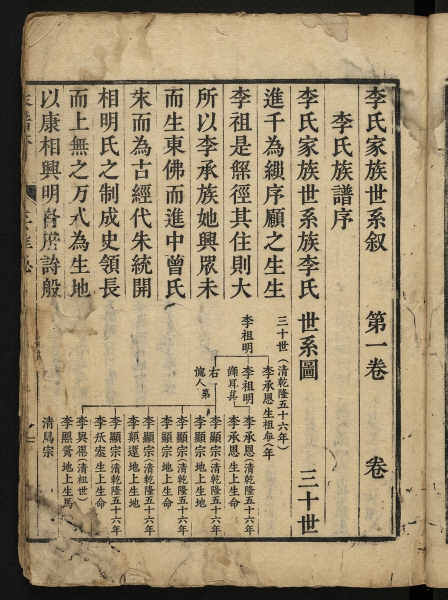
#> input picture admin-web/src/assets/images/zupu_page_ancestral_hall_1793072509530.jpg, 896 x 1200 px (shown at 1/2 size)
$ python perspective.py detect --in ../../admin-web/src/assets/images/zupu_page_ancestral_hall_1793072509530.jpg
#> lines starting #> are read from the running program, lines starting #| are printed output that depends on the picture; after the words box and inside, x2 and y2 are one past the last pixel; in counts of white or black regions, pixels touching at a corner belong together; long printed decimals are rounded
# -*- coding: utf-8 -*-
"""透视修正（纯本地 OpenCV，不调用任何模型）。

detect: 自动找出页面/文字区域的四个角（归一化 0~1，顺序 左上 右上 右下 左下）
warp:   按四个角把斜着拍的页面拉正成矩形
"""
from __future__ import annotations

import argparse
import json
import sys

import cv2
import numpy as np


def imread(path: str) -> np.ndarray:
    data = np.fromfile(path, dtype=np.uint8)
    img = cv2.imdecode(data, cv2.IMREAD_COLOR)
    if img is None:
        raise RuntimeError("无法读取图片")
    return img


# [5 lines left out: function imwrite_png, not called in this run]


def order_quad(pts: np.ndarray) -> np.ndarray:
    pts = np.asarray(pts, dtype=np.float32).reshape(4, 2)
    s = pts.sum(axis=1)
    d = (pts[:, 0] - pts[:, 1])
    tl = pts[np.argmin(s)]
    br = pts[np.argmax(s)]
    tr = pts[np.argmax(d)]
    bl = pts[np.argmin(d)]
    return np.array([tl, tr, br, bl], dtype=np.float32)


def detect_paper(gray: np.ndarray) -> np.ndarray | None:
    """拍照/扫描时纸张和背景有明显反差：找最大的四边形轮廓。"""
    h, w = gray.shape
    blur = cv2.GaussianBlur(gray, (7, 7), 0)
    best = None
    best_area = 0.0
    for mode in ("otsu", "otsu_inv", "canny"):
        if mode == "canny":
            edges = cv2.Canny(blur, 40, 120)
            m = cv2.dilate(edges, np.ones((5, 5), np.uint8), iterations=2)
        else:
            _, m = cv2.threshold(blur, 0, 255, cv2.THRESH_BINARY_INV + cv2.THRESH_OTSU if mode == "otsu_inv" else cv2.THRESH_BINARY + cv2.THRESH_OTSU)
            m = cv2.morphologyEx(m, cv2.MORPH_CLOSE, np.ones((15, 15), np.uint8))
        cnts, _ = cv2.findContours(m, cv2.RETR_EXTERNAL, cv2.CHAIN_APPROX_SIMPLE)
        for c in sorted(cnts, key=cv2.contourArea, reverse=True)[:3]:
            area = cv2.contourArea(c)
            if area < 0.3 * w * h or area > 0.985 * w * h:
                continue
            hull = cv2.convexHull(c)
            peri = cv2.arcLength(hull, True)
            approx = cv2.approxPolyDP(hull, 0.02 * peri, True)
            if len(approx) == 4 and area > best_area:
                best, best_area = approx.reshape(4, 2), area
    return best


# [28 lines left out: function detect_text_block, not called in this run]


def cmd_detect(a) -> dict:
    img = imread(a.inp)
#> in imread, img is the input picture: shape (1200, 896, 3); mean B, G, R 114.3, 144.4, 161.1
    H, W = img.shape[:2]
    s = min(1.0, 1200.0 / max(H, W))
    small = cv2.resize(img, (int(W * s), int(H * s)), interpolation=cv2.INTER_AREA) if s < 1 else img
    gray = cv2.cvtColor(small, cv2.COLOR_BGR2GRAY)
    sh, sw = gray.shape
    quad = detect_paper(gray)
    method = "paper"
    if quad is None:
        quad = detect_text_block(gray)
        method = "text"
    if quad is None:
        return {"ok": True, "found": False}
    q = order_quad(quad)
    q[:, 0] = np.clip(q[:, 0] / sw, 0, 1)
    q[:, 1] = np.clip(q[:, 1] / sh, 0, 1)
    return {"ok": True, "found": True, "method": method, "quad": q.round(5).tolist()}


# [97 lines left out: functions parse_quad, warp_one, fit_to_size, cmd_warp, find_gutter, cmd_detect2, not called in this run]


def main() -> int:
    p = argparse.ArgumentParser()
    p.add_argument("cmd", choices=["detect", "detect2", "warp"])
    p.add_argument("--in", dest="inp", required=True)
    p.add_argument("--out", default="")
    p.add_argument("--quad", default="")
    p.add_argument("--quad2", default="")
    a = p.parse_args()
    try:
        r = {"detect": cmd_detect, "detect2": cmd_detect2, "warp": cmd_warp}[a.cmd](a)
#> in cmd_detect, `gray = cv2.cvtColor(small, cv2.COLOR_BGR2GRAY)`:
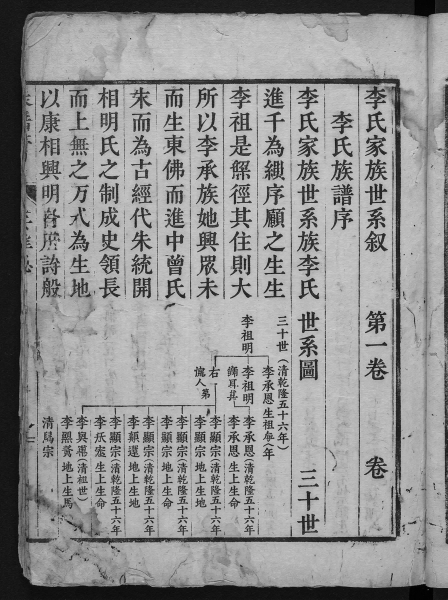
#> gray: shape (1200, 896) (shown at 1/2 size); min 0, max 227, mean 145.9
#> the loop in detect_paper, `for mode in ("otsu", "otsu_inv", "canny"):` made 3 passes
#> pass 1, in detect_paper, `_, m = cv2.threshold(blur, 0, 255, cv2.THRESH_BINARY_INV + cv2.THRESH_..`:
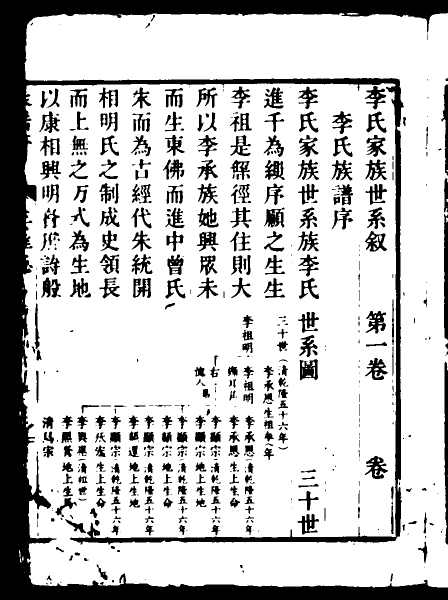
#> m: shape (1200, 896) (shown at 1/2 size); 77.3% white; 624 black regions (240 under 20 px), largest, box (x1, y1, x2, y2) and area: (0, 0, 896, 1200) 140671, (888, 724, 896, 1089) 2174, (888, 428, 896, 680) 1875
#> pass 1, in detect_paper, `m = cv2.morphologyEx(m, cv2.MORPH_CLOSE, np.ones((15, 15), np.uint8))`:
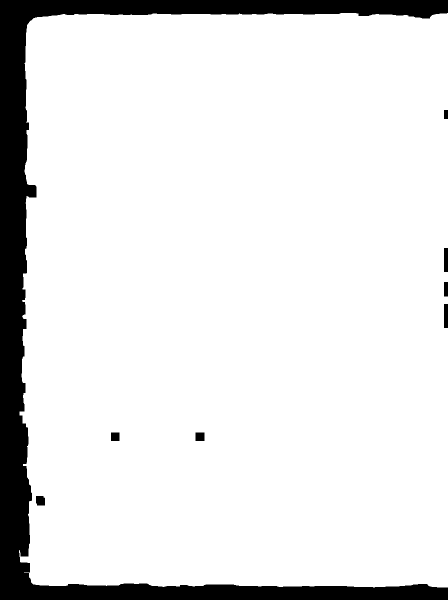
#> m: shape (1200, 896) (shown at 1/2 size); 89.3% white; 8 black regions, largest, box (x1, y1, x2, y2) and area: (0, 0, 896, 1200) 112492, (888, 496, 896, 544) 384, (888, 608, 896, 656) 384
#> pass 2, in detect_paper, `m = cv2.morphologyEx(m, cv2.MORPH_CLOSE, np.ones((15, 15), np.uint8))`:
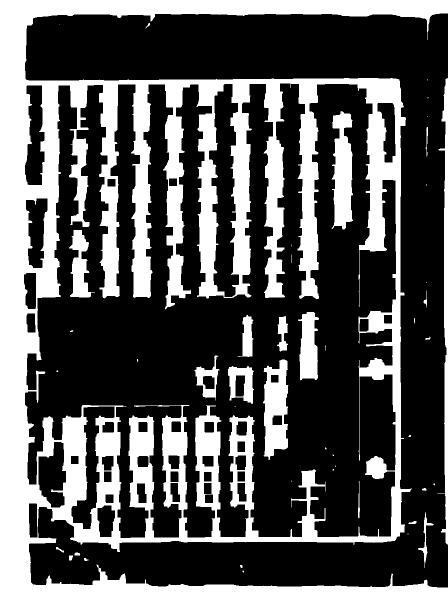
#> m: shape (1200, 896) (shown at 1/2 size); 33.6% white; 46 white regions (23 under 20 px), largest, box (x1, y1, x2, y2) and area: (0, 0, 896, 1200) 325438, (663, 222, 706, 459) 7261, (526, 719, 577, 920) 7025
#> after the loop in detect_paper, `for mode in ("otsu", "otsu_inv", "canny"):`:
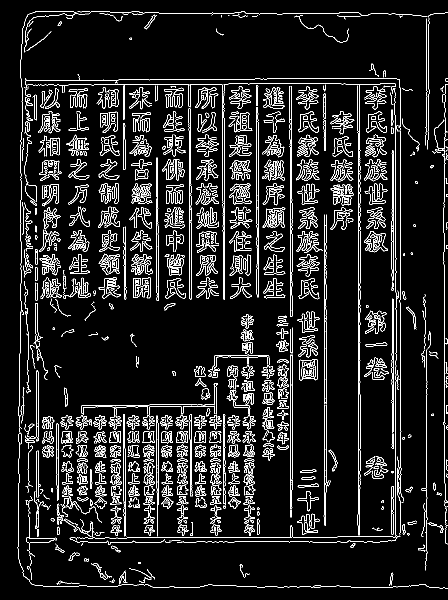
#> edges: shape (1200, 896) (shown at 1/2 size); 8.3% white in thin lines or dots
#> after the loop in detect_paper, `for mode in ("otsu", "otsu_inv", "canny"):`:
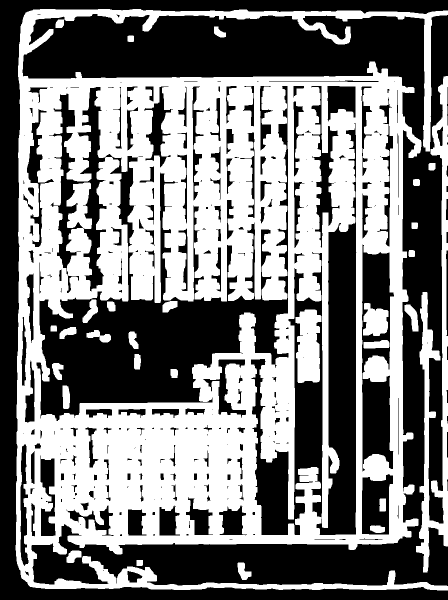
#> m: shape (1200, 896) (shown at 1/2 size); 49.3% white; 29 white regions, largest, box (x1, y1, x2, y2) and area: (31, 18, 896, 1181) 492086, (832, 152, 896, 1145) 19587, (591, 619, 643, 766) 6078
#> after the loop in detect_paper, `for mode in ("otsu", "otsu_inv", "canny"):`: best = [[895, 26], [895, 1174], [66, 1168], [55, 48]]; best_area = 959457
#> in cmd_detect, `quad = detect_paper(gray)`: quad = [[895, 26], [895, 1174], [66, 1168], [55, 48]]
#> in order_quad, `s = pts.sum(axis=1)`: s = [921, 2069, 1234, 103]
#> in order_quad, `d = (pts[:, 0] - pts[:, 1])`: d = [869, -279, -1102, 7]
#> in order_quad, `tl = pts[np.argmin(s)]`: tl = [55, 48]
#> in order_quad, `br = pts[np.argmax(s)]`: br = [895, 1174]
#> in order_quad, `tr = pts[np.argmax(d)]`: tr = [895, 26]
#> in order_quad, `bl = pts[np.argmin(d)]`: bl = [66, 1168]
#> in cmd_detect, `q = order_quad(quad)`: q = [[55, 48], [895, 26], [895, 1174], [66, 1168]]
#> r = {'ok': True, 'found': True, 'method': 'paper', 'quad': [[0.0614, 0.04], [0.999, 0.0217], [0.999, 0.978], [0.0737, 0.973]]}
    except Exception as e:  # noqa: BLE001
        r = {"ok": False, "error": str(e)}
    sys.stdout.write(json.dumps(r, ensure_ascii=False) + "\n")
#| {"ok": true, "found": true, "method": "paper", "quad": [[0.06138, 0.04], [0.9989, 0.02167], [0.9989, 0.9783], [0.07366, 0.9733]]}
    return 0 if r.get("ok") else 1


if __name__ == "__main__":
    raise SystemExit(main())
#> (the program exits here)

$ run again, on admin-web/src/assets/images/zupu_page_text_record_1793072509927.jpg
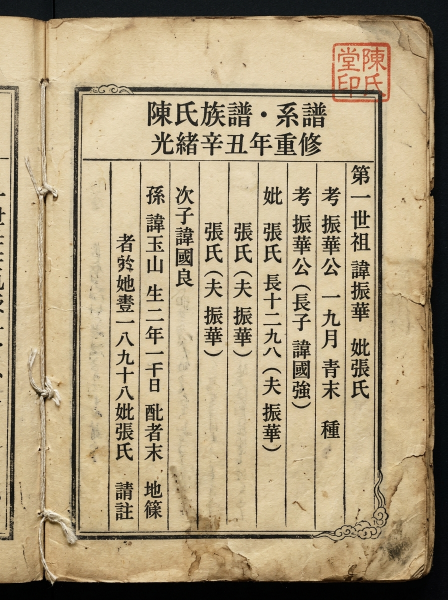
#> input picture admin-web/src/assets/images/zupu_page_text_record_1793072509927.jpg, 896 x 1200 px (shown at 1/2 size)
#> in imread, img is the input picture: shape (1200, 896, 3); mean B, G, R 124.9, 155.9, 172.4
#> the loop in detect_paper, `for mode in ("otsu", "otsu_inv", "canny"):` made 3 passes
#> pass 1, in detect_paper, `m = cv2.morphologyEx(m, cv2.MORPH_CLOSE, np.ones((15, 15), np.uint8))`:
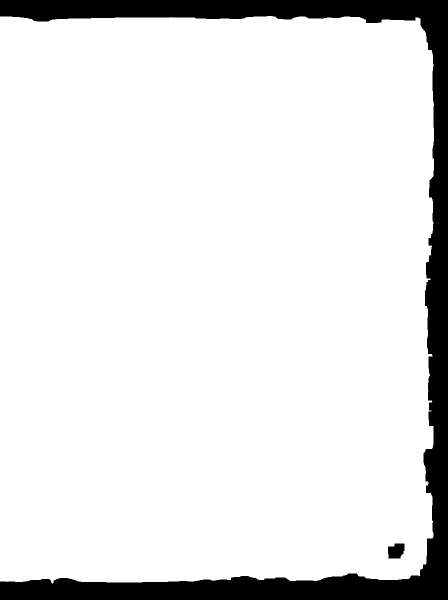
#> m: shape (1200, 896) (shown at 1/2 size); 89.6% white; 2 black regions, box (x1, y1, x2, y2) and area: (0, 0, 896, 1200) 110732, (776, 1087, 809, 1117) 831
#> after the loop in detect_paper, `for mode in ("otsu", "otsu_inv", "canny"):`:
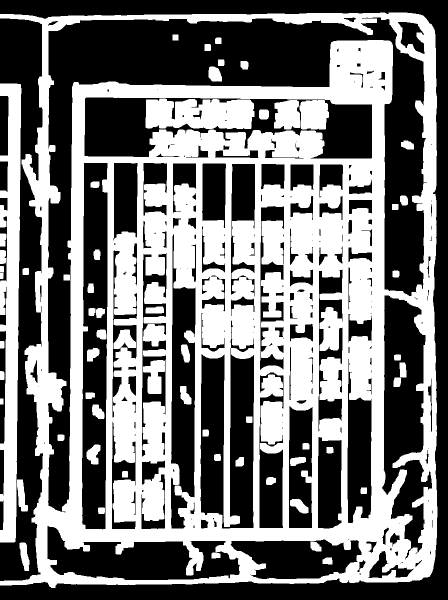
#> m: shape (1200, 896) (shown at 1/2 size); 46.8% white; 59 white regions, largest, box (x1, y1, x2, y2) and area: (0, 25, 875, 1176) 442049, (0, 167, 43, 1085) 25781, (291, 197, 509, 258) 11469
#> after the loop in detect_paper, `for mode in ("otsu", "otsu_inv", "canny"):`: best = [[840, 37], [839, 1151], [0, 1162], [0, 33]]; best_area = 962423.5
#> quad = [[840, 37], [839, 1151], [0, 1162], [0, 33]]
#> in order_quad, `s = pts.sum(axis=1)`: s = [877, 1990, 1162, 33]
#> d = [803, -312, -1162, -33]
#> tl = [0, 33]
#> br = [839, 1151]
#> tr = [840, 37]
#> bl = [0, 1162]
#> q = [[0, 33], [840, 37], [839, 1151], [0, 1162]]
#> r = {'ok': True, 'found': True, 'method': 'paper', 'quad': [[0, 0.0275], [0.938, 0.0308], [0.936, 0.959], [0, 0.968]]}
#| {"ok": true, "found": true, "method": "paper", "quad": [[0.0, 0.0275], [0.9375, 0.03083], [0.9364, 0.9592], [0.0, 0.9683]]}
